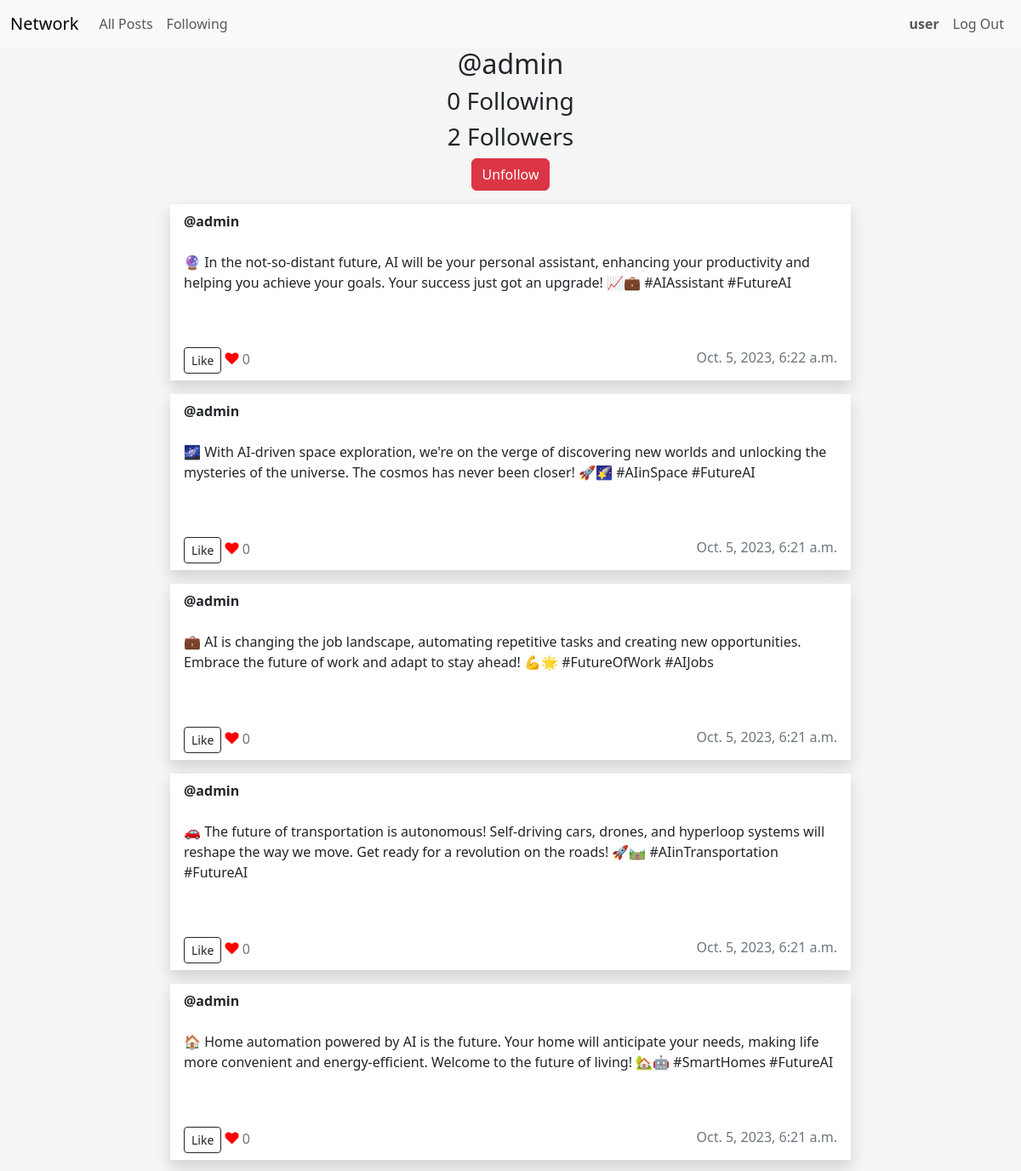
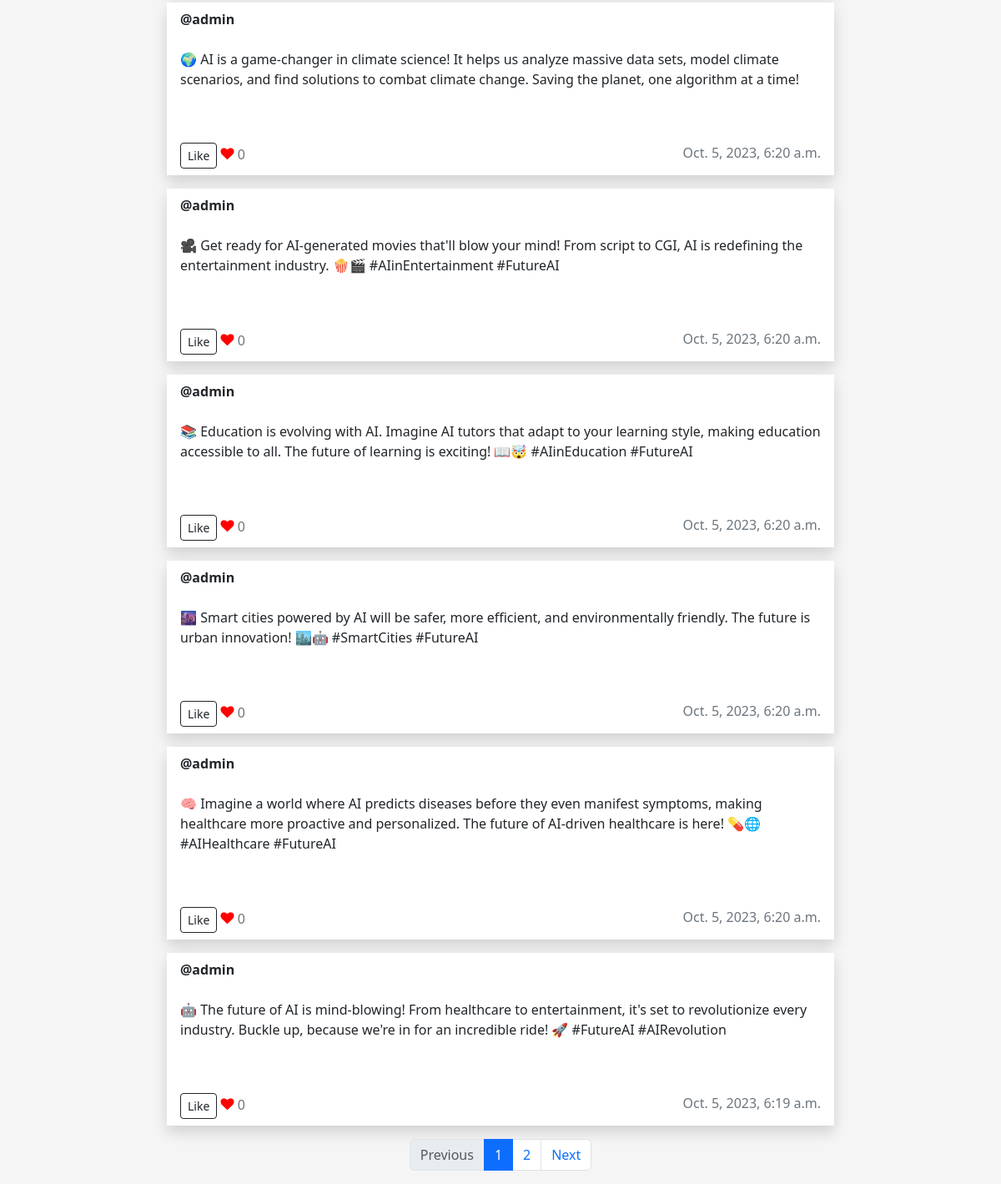
The page /profile/2 (signed in) on the database its author committed (2 pictures, top to bottom).
### network/models.py (models this page shows, shortened)
class User(AbstractUser):
    pass

class Post(models.Model):
    user = models.ForeignKey(User, on_delete=models.CASCADE)
    content = models.TextField()
    timestamp = models.DateTimeField(auto_now_add=True)
    likes = models.ManyToManyField(User, related_name='liked_posts')

### network/views.py (the view, shortened to what this page needs)
# urls.py: path("profile/<int:user_id>",views.profile, name="profile"),
@login_required(login_url="/login")
def profile(request, user_id):
    user = get_object_or_404(User, id=user_id)  # Get the User object with the specified user_id
    if request.method == "GET":
        posts = Post.objects.filter(user=user)  # Filter posts for the specific user
        is_following = Following.objects.filter(user=request.user, user_followed=user_id).exists()
        paginator = Paginator(posts, POST_NUMBER_PER_PAGE)  # Show2  contacts per page.
        page_number = request.GET.get("page")
        page_obj = paginator.get_page(page_number)
        return render(request, "network/profile.html",{
            "posts" : posts,
            "user": user,
            "is_following": is_following,
            "page_obj": page_obj
        })

### network/templates/network/profile.html (shortened to what this page needs)
{% extends "network/layout.html" %}
{% block body %}
<div class="container">
    <h2>@{{ user }}</h2>
    <h3>{{ user.following.count }} Following</h3>
    <h3>{{ user.followers.count }} Followers</h3>
{% if user != request.user %}
    {% if is_following %}
        <form action="{% url 'profile' user.id %}" method="post">
            <button type="submit" class="btn btn-danger mb-3">Unfollow</button>
        </form>
    {% else %}
        <form action="{% url 'profile' user.id %}" method="post">
            {% csrf_token %}
            <button type="submit" class="btn btn-dark mb-3">Follow</button>
            <input type="hidden" name="follow">
        </form>
    {% endif %}
{% endif %}
</div>
   {% for post in posts reversed %}
   <div id="posts">
    <div class="row mb-3">
       <div class="post" data-post-id="{{ post.id }}">
          <div class="card rounded-0 border-0 shadow mx-auto" style="max-width: 50rem;">
             <div class="card-header bg-transparent border-0 d-flex justify-content-between">
                <strong>@{{ post.user }}</strong>
             </div>
             <div class="card-body text-dark">
                <p id="post-content" class="post-content">{{ post.content }}</p>
                <br>
             </div>
             <div class="card-footer bg-transparent text-secondary border-0 d-flex justify-content-between">
                <div>
                    <button type="button" id="likeButton_{{ post.id }}" data-post-id="{{ post.id }}" class="btn btn-outline-dark btn btn-sm like-button">
                        {% if user in post.likes.all %}
                        Unlike
                        {% else %}
                        Like
                        {% endif %}
                    </button>
                    <i class="fa fa-heart" style="color: red;"></i>
                    <span id="likeCount_{{ post.id }}" class="like-count">{{ post.likes.count }}</span>
                </div>
                <div>
                    <span> {{ post.timestamp }}</span>
                </div>
             </div>
          </div>
       </div>
    </div>
 </div>
    {% endfor %}
    <nav aria-label="Page navigation example">
        <ul class="pagination justify-content-center">
           {% if page_obj.has_previous %}
           <li class="page-item">
              <a class="page-link" href="?page={{ page_obj.previous_page_number }}">Previous</a>
           </li>
           {% else %}
           <li class="page-item disabled">
              <span class="page-link">Previous</span>
           </li>
           {% endif %}
           {% for i in page_obj.paginator.page_range %}
           <li class="page-item {% if i == page_obj.number %}active{% endif %}">
              <a class="page-link" href="?page={{ i }}">{{ i }}</a>
           </li>
           {% endfor %}
           {% if page_obj.has_next %}
           <li class="page-item">
              <a class="page-link" href="?page={{ page_obj.next_page_number }}">Next</a>
           </li>
           {% else %}
           <li class="page-item disabled">
              <span class="page-link">Next</span>
           </li>
           {% endif %}
        </ul>
     </nav>
{% endblock %}

### network/templates/network/layout.html (shortened to what this page needs)
{% load static %}
<!DOCTYPE html>
<html lang="en">
    <head>
        <link href="https://cdn.jsdelivr.net/npm/bootstrap@5.3.2/dist/css/bootstrap.min.css" rel="stylesheet">
        <link rel="stylesheet" href="https://cdnjs.cloudflare.com/ajax/libs/font-awesome/4.7.0/css/font-awesome.min.css">
        <link href="{% static 'network/styles.css' %}" rel="stylesheet">
    </head>
    <body>
        <nav class="navbar navbar-expand-lg bg-body-tertiary">
            <div class="container-fluid">
              <a class="navbar-brand" href="{% url 'index' %}">Network</a>
              <div class="collapse navbar-collapse" id="navbarTogglerDemo02">
                <ul class="navbar-nav me-auto mb-2 mb-lg-0">
                  <li class="nav-item">
                    <a class="nav-link" href="{% url 'index' %}">All Posts</a>
                  </li>
                  {% if user.is_authenticated %}
                  <li class="nav-item">
                    <a class="nav-link" href="{% url 'following' %}">Following</a>
                  </li>
                  {% endif %}
                </ul>
                <ul class="navbar-nav ms-auto">
                    {% if user.is_authenticated %}
                    <li class="nav-item">
                        <a class="nav-link" href="{% url 'profile' request.user.id %}"><strong>{{ request.user.username }}</strong></a>
                    </li>
                      <li class="nav-item">
                        <a class="nav-link" href="{% url 'logout' %}">Log Out</a>
                      </li>
                    {% endif %}
                </ul>
              </div>
            </div>
          </nav>
        <div class="body">
            {% block body %}
            {% endblock %}
        </div>
    </body>
</html>

### network/static/network/styles.css (style rules this page uses)
.container { display: block; justify-content: center; text-align: center; }
h2 { text-align: center; }
body { background-color: #f5f5f5; }
.card-header { display: block; justify-content: space-between; }

### rows shown on the page
User: user.username "user"
User: username "admin", following.count "0", followers.count "2"
Post: user "admin", content "🔮 In the not-so-distant future, AI will be your personal assistant, enhancing your productivity and helping you achieve your goals. Your success just got an upgrade! 📈💼 #AIAssistant #FutureAI", shows "Like", likes.count "0", timestamp "Oct. 5, 2023, 6:22 a.m."
Post: user "admin", content "🌌 With AI-driven space exploration, we're on the verge of discovering new worlds and unlocking the mysteries of the universe. The cosmos has never been closer! 🚀🌠 #AIinSpace #FutureAI", shows "Like", likes.count "0", timestamp "Oct. 5, 2023, 6:21 a.m."
Post: user "admin", content "💼 AI is changing the job landscape, automating repetitive tasks and creating new opportunities. Embrace the future of work and adapt to stay ahead! 💪🌟 #FutureOfWork #AIJobs", shows "Like", likes.count "0", timestamp "Oct. 5, 2023, 6:21 a.m."
Post: user "admin", content "🚗 The future of transportation is autonomous! Self-driving cars, drones, and hyperloop systems will reshape the way we move. Get ready for a revolution on the roads! 🚀🛤️ #AIinTransportation #FutureAI", shows "Like", likes.count "0", timestamp "Oct. 5, 2023, 6:21 a.m."
Post: user "admin", content "🏠 Home automation powered by AI is the future. Your home will anticipate your needs, making life more convenient and energy-efficient. Welcome to the future of living! 🏡🤖 #SmartHomes #FutureAI", shows "Like", likes.count "0", timestamp "Oct. 5, 2023, 6:21 a.m."
Post: user "admin", content "🌍 AI is a game-changer in climate science! It helps us analyze massive data sets, model climate scenarios, and find solutions to combat climate change. Saving the planet, one algorithm at a time!", shows "Like", likes.count "0", timestamp "Oct. 5, 2023, 6:20 a.m."
Post: user "admin", content "🎥 Get ready for AI-generated movies that'll blow your mind! From script to CGI, AI is redefining the entertainment industry. 🍿🎬 #AIinEntertainment #FutureAI", shows "Like", likes.count "0", timestamp "Oct. 5, 2023, 6:20 a.m."
Post: user "admin", content "📚 Education is evolving with AI. Imagine AI tutors that adapt to your learning style, making education accessible to all. The future of learning is exciting! 📖🤯 #AIinEducation #FutureAI", shows "Like", likes.count "0", timestamp "Oct. 5, 2023, 6:20 a.m."
Post: user "admin", content "🌆 Smart cities powered by AI will be safer, more efficient, and environmentally friendly. The future is urban innovation! 🏙️🤖 #SmartCities #FutureAI", shows "Like", likes.count "0", timestamp "Oct. 5, 2023, 6:20 a.m."
Post: user "admin", content "🧠 Imagine a world where AI predicts diseases before they even manifest symptoms, making healthcare more proactive and personalized. The future of AI-driven healthcare is here! 💊🌐 #AIHealthcare #FutureAI", shows "Like", likes.count "0", timestamp "Oct. 5, 2023, 6:20 a.m."
Post: user "admin", content "🤖 The future of AI is mind-blowing! From healthcare to entertainment, it's set to revolutionize every industry. Buckle up, because we're in for an incredible ride! 🚀 #FutureAI #AIRevolution", shows "Like", likes.count "0", timestamp "Oct. 5, 2023, 6:19 a.m."

### other values the page prints
{{ i }} "1" "2"
